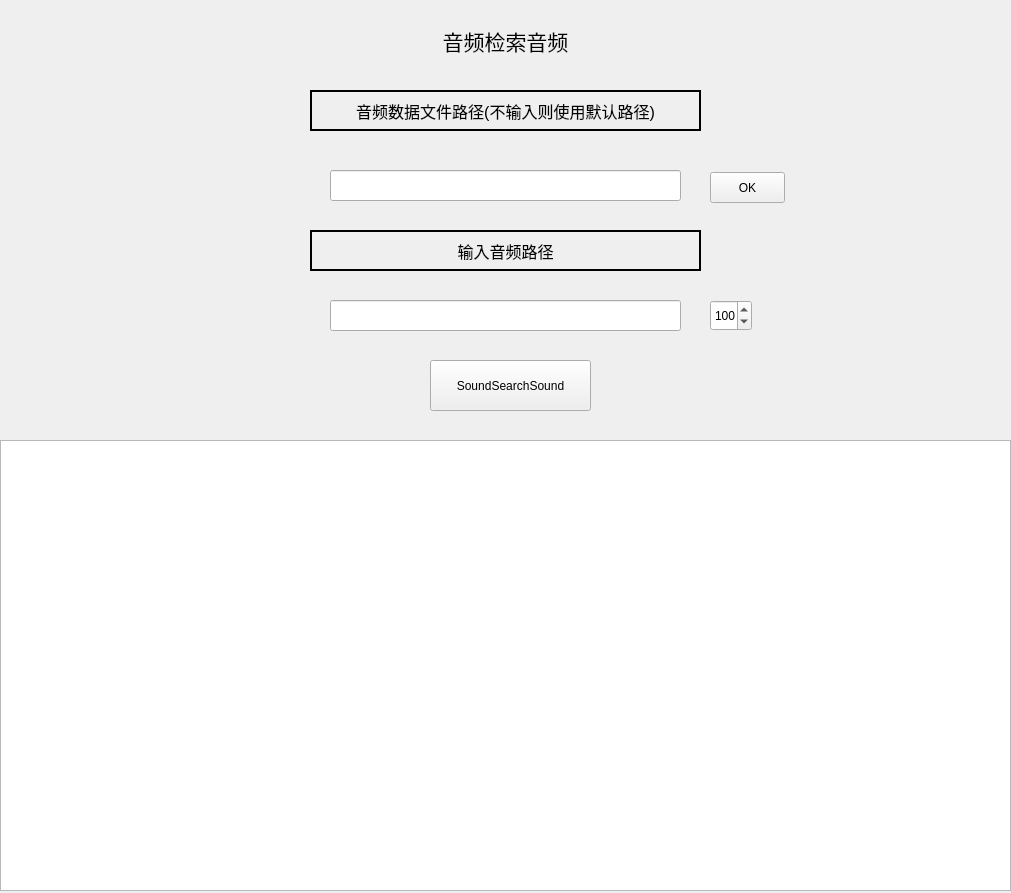
<?xml version="1.0" encoding="UTF-8"?>
<ui version="4.0">
 <class>Form_SoundSearchSound</class>
 <widget class="QWidget" name="Form_SoundSearchSound">
  <property name="geometry">
   <rect>
    <x>0</x>
    <y>0</y>
    <width>1011</width>
    <height>893</height>
   </rect>
  </property>
  <property name="windowTitle">
   <string>SoundSearchSound</string>
  </property>
  <property name="windowIcon">
   <iconset theme="audio-volume-medium"/>
  </property>
  <widget class="QLabel" name="label_SoundSearchSound">
   <property name="geometry">
    <rect>
     <x>380</x>
     <y>20</y>
     <width>251</width>
     <height>41</height>
    </rect>
   </property>
   <property name="font">
    <font>
     <pointsize>16</pointsize>
    </font>
   </property>
   <property name="text">
    <string>音频检索音频</string>
   </property>
   <property name="alignment">
    <set>Qt::AlignmentFlag::AlignCenter</set>
   </property>
  </widget>
  <widget class="QLabel" name="label_ParquetFilePath">
   <property name="geometry">
    <rect>
     <x>310</x>
     <y>90</y>
     <width>391</width>
     <height>41</height>
    </rect>
   </property>
   <property name="sizePolicy">
    <sizepolicy hsizetype="Expanding" vsizetype="Expanding">
     <horstretch>0</horstretch>
     <verstretch>0</verstretch>
    </sizepolicy>
   </property>
   <property name="font">
    <font>
     <pointsize>12</pointsize>
     <bold>false</bold>
    </font>
   </property>
   <property name="autoFillBackground">
    <bool>true</bool>
   </property>
   <property name="frameShape">
    <enum>QFrame::Shape::WinPanel</enum>
   </property>
   <property name="frameShadow">
    <enum>QFrame::Shadow::Plain</enum>
   </property>
   <property name="lineWidth">
    <number>1</number>
   </property>
   <property name="midLineWidth">
    <number>0</number>
   </property>
   <property name="text">
    <string>音频数据文件路径(不输入则使用默认路径)</string>
   </property>
   <property name="scaledContents">
    <bool>false</bool>
   </property>
   <property name="alignment">
    <set>Qt::AlignmentFlag::AlignCenter</set>
   </property>
  </widget>
  <widget class="QLineEdit" name="lineEdit_ParquetFilePath">
   <property name="geometry">
    <rect>
     <x>330</x>
     <y>170</y>
     <width>351</width>
     <height>31</height>
    </rect>
   </property>
  </widget>
  <widget class="QLabel" name="label_InputSoundPath">
   <property name="geometry">
    <rect>
     <x>310</x>
     <y>230</y>
     <width>391</width>
     <height>41</height>
    </rect>
   </property>
   <property name="sizePolicy">
    <sizepolicy hsizetype="Expanding" vsizetype="Expanding">
     <horstretch>0</horstretch>
     <verstretch>0</verstretch>
    </sizepolicy>
   </property>
   <property name="font">
    <font>
     <pointsize>12</pointsize>
     <bold>false</bold>
    </font>
   </property>
   <property name="autoFillBackground">
    <bool>true</bool>
   </property>
   <property name="frameShape">
    <enum>QFrame::Shape::WinPanel</enum>
   </property>
   <property name="frameShadow">
    <enum>QFrame::Shadow::Plain</enum>
   </property>
   <property name="lineWidth">
    <number>1</number>
   </property>
   <property name="midLineWidth">
    <number>0</number>
   </property>
   <property name="text">
    <string>输入音频路径</string>
   </property>
   <property name="scaledContents">
    <bool>false</bool>
   </property>
   <property name="alignment">
    <set>Qt::AlignmentFlag::AlignCenter</set>
   </property>
  </widget>
  <widget class="QLineEdit" name="lineEdit_InputSoundPath">
   <property name="geometry">
    <rect>
     <x>330</x>
     <y>300</y>
     <width>351</width>
     <height>31</height>
    </rect>
   </property>
  </widget>
  <widget class="QPushButton" name="pushButton_SoundSearchSound">
   <property name="geometry">
    <rect>
     <x>430</x>
     <y>360</y>
     <width>161</width>
     <height>51</height>
    </rect>
   </property>
   <property name="sizePolicy">
    <sizepolicy hsizetype="Expanding" vsizetype="Expanding">
     <horstretch>0</horstretch>
     <verstretch>0</verstretch>
    </sizepolicy>
   </property>
   <property name="text">
    <string>SoundSearchSound</string>
   </property>
   <property name="icon">
    <iconset theme="audio-volume-medium"/>
   </property>
  </widget>
  <widget class="QTableView" name="tableView_SoundSearchSound">
   <property name="geometry">
    <rect>
     <x>0</x>
     <y>440</y>
     <width>1011</width>
     <height>451</height>
    </rect>
   </property>
  </widget>
  <widget class="QSpinBox" name="spinBox_SoundSearchSound">
   <property name="geometry">
    <rect>
     <x>710</x>
     <y>300</y>
     <width>42</width>
     <height>31</height>
    </rect>
   </property>
   <property name="alignment">
    <set>Qt::AlignmentFlag::AlignCenter</set>
   </property>
   <property name="maximum">
    <number>2000</number>
   </property>
   <property name="value">
    <number>100</number>
   </property>
   <property name="displayIntegerBase">
    <number>10</number>
   </property>
  </widget>
  <widget class="QPushButton" name="pushButton_LoadParquet">
   <property name="geometry">
    <rect>
     <x>710</x>
     <y>172</y>
     <width>75</width>
     <height>31</height>
    </rect>
   </property>
   <property name="text">
    <string>OK</string>
   </property>
  </widget>
 </widget>
 <resources/>
 <connections/>
</ui>
